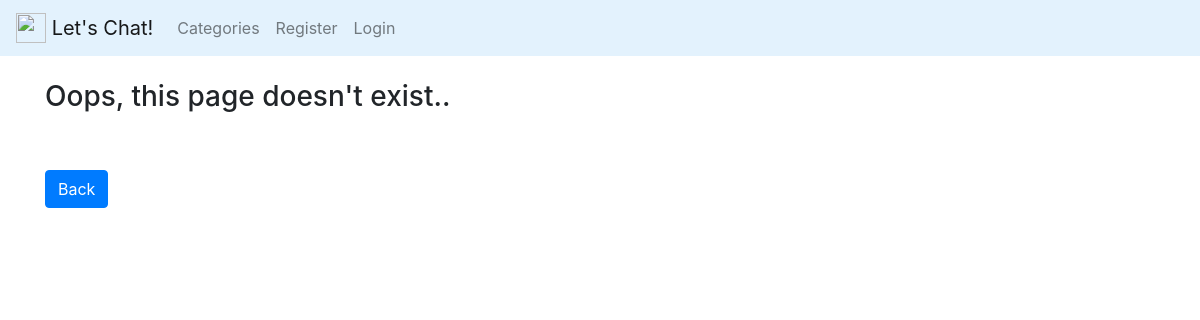
/category/Sports/, run on an earlier commit of the app's database.
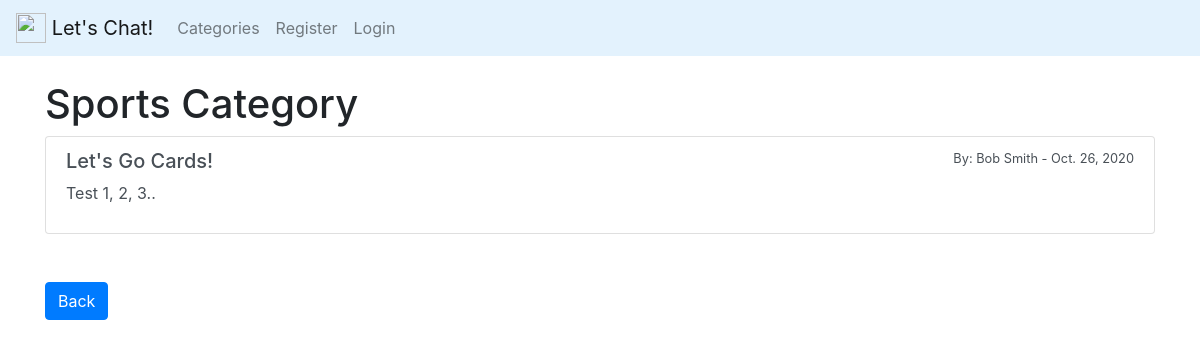
And on a later commit of the database.
### forum/models.py (models this page shows, shortened)
class Post(models.Model):
    title = models.CharField(max_length=250)
    header_image = models.ImageField(
        null=True, blank=True, upload_to="images/")
    title_tag = models.CharField(max_length=250)
    author = models.ForeignKey(User, on_delete=models.CASCADE)
    body = RichTextField(blank=True, null=True)
    post_date = models.DateField(auto_now_add=True)
    category = models.CharField(
        max_length=250, default='Neutral', choices=option_list)
    snippet = models.CharField(
        max_length=250, default='Click to read further..')
    likes = models.ManyToManyField(User, related_name='blog_posts')

### forum/views.py (the view)
# urls.py: path('category/<str:ops>/', CategoryView, name="category-view"),
def CategoryView(request, ops):
    category_posts = Post.objects.filter(category=ops)
    return render(request, 'categories.html', {'ops': ops.title(), 'category_posts': category_posts})

### forum/templates/categories.html (shortened to what this page needs)
{% extends 'base.html' %}
{% block content %}
{% if category_posts %}
    <h1>{{ops}} Category</h1>
    {% for post in category_posts %}
        <div class="list-group">
            <a href="{% url 'post-detail' post.pk %}" class="list-group-item list-group-item-action">
            <div class="d-flex w-100 justify-content-between">
                <h5 class="mb-1">{{post.title}}</h5>
                <small>By: {{post.author.first_name}} {{post.author.last_name}} - {{post.post_date}}</small>
            </div>
            <p class="mb-1">{{post.body|slice:":100"|safe}}</p>
            </a>
        </div>
    {% endfor %}
{% else %}
    <h3>Oops, this page doesn't exist..</h3>
{% endif %}
<br><br>
<a href="{% url 'home' %}" class="btn btn-primary">Back</a>
{% endblock %}

What changed in the data, as far as the page shows it:
added Post: category "Sports", title "Let's Go Cards!", author.first_name "Bob", author.last_name "Smith", post_date "Oct. 26, 2020", body "Test 1, 2, 3.."
Also different on the page:
text no longer shown: "Oops, this page doesn't exist.."
text now shown: "Category"
